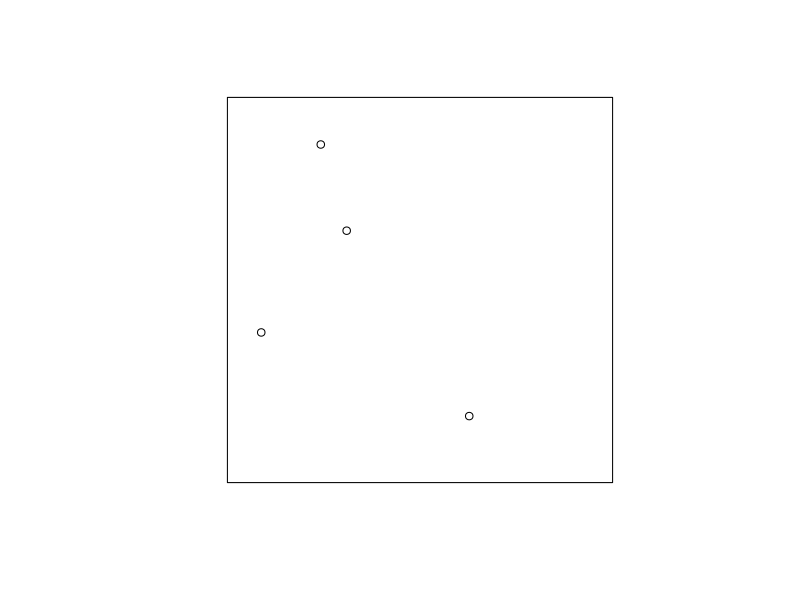
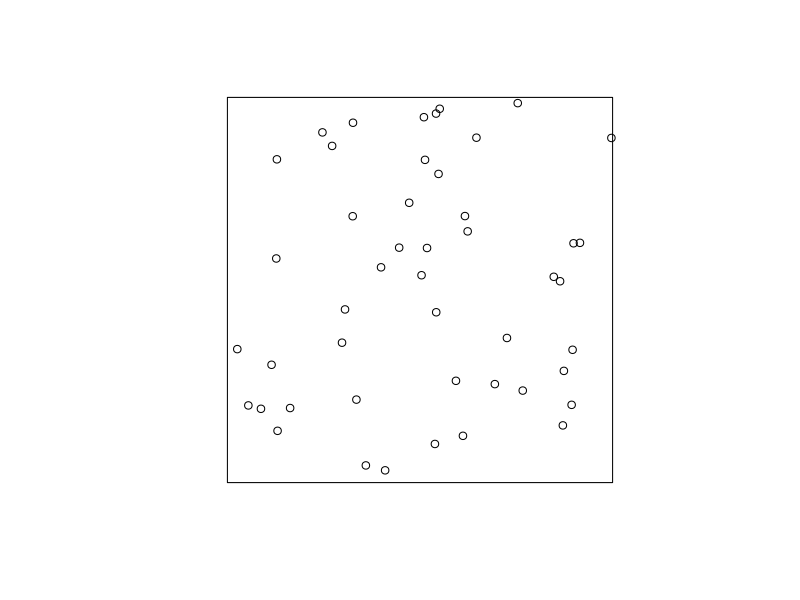
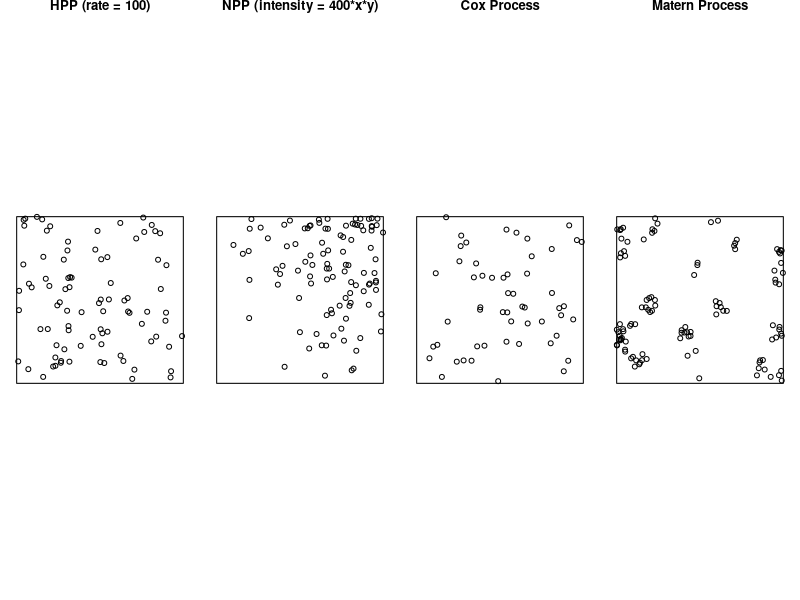
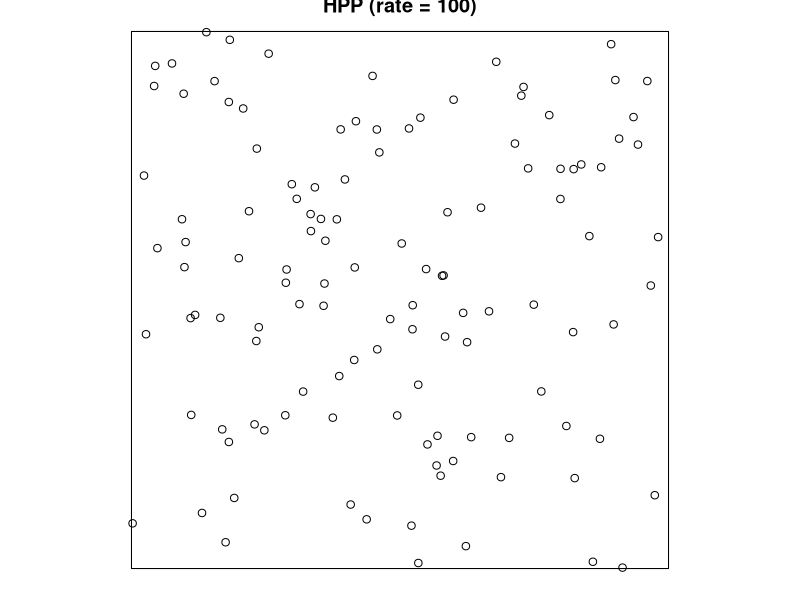
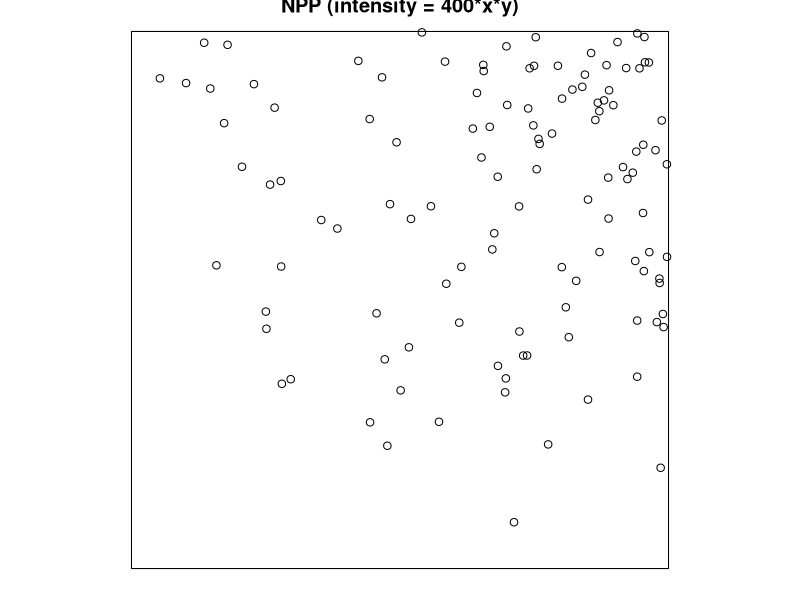
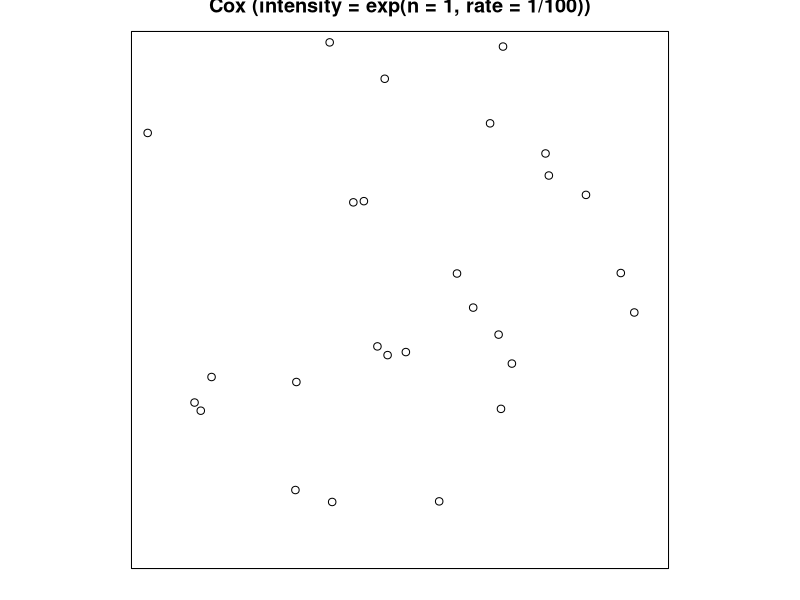
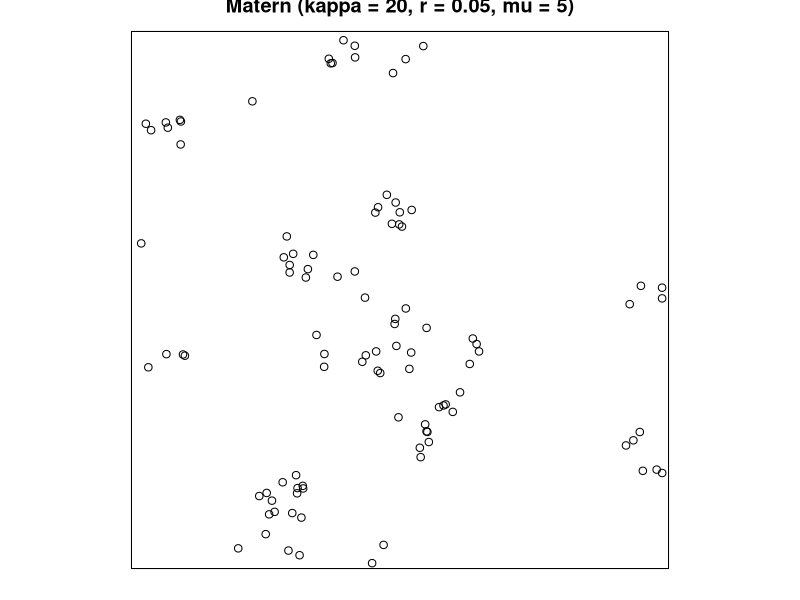
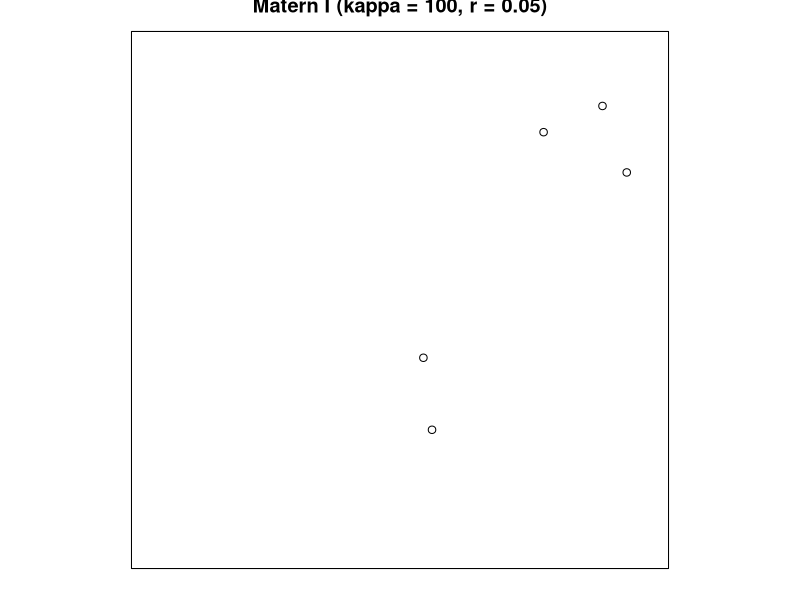

These figures' R source, in order:
## ---- chunk 1
library(spatstat)
library(tidyverse)
library(here)
library(mvtnorm)
## ---- chunk 2
# Cox?
#rmvnorm(1, c(0.5, 0.5))
## ---- chunk 3
# Cox?
#plot(rpoispp(lambda = function(x, y) 400*x*y, win = square(1)), main = "") #plot_2D_NPP
## ---- chunk 4
# Cox?
#fun <- function (x, y) x*y + rbeta(1, 1/5, 1/5)*400
plot(rpoispp(lambda = rbeta(1, 1/5, 1/5)*150, win = square(1)), main = "")
## ---- chunk 5
# Cox?
plot(rpoispp(lambda = rnorm(n = 1, 50, 0.05)), main = "") #plot_2D_Cox
## ---- chunk 6
set.seed(1234) 
par(mfrow=c(1, 4), mai = c(0.1, 0.1, 0.1, 0.1))

plot(rpoispp(lambda = 100, win=square(1)), main = "HPP (rate = 100)") #plot_2D_HPP
plot(rpoispp(lambda = function(x, y) 400*x*y, win = square(1)), main = "NPP (intensity = 400*x*y)") #plot_2D_NPP
plot(rpoispp(lambda = rexp(n = 1, rate = 1/100)), main = "Cox Process") #plot_2D_Cox
plot(rMatClust(kappa = 20, r = 0.05, mu = 5), main = "Matern Process") #plot_2D_Matern

#HPP (rate = 100)
#NPP (intensity = 400*x*y)
#Cox Process
#Matern Process
#Cox (intensity = exp(n = 1, rate = 1/100))
#Matern (kappa = 20, r = 0.05, mu = 5)
## ---- chunk 7
# Check to see how to use the function 
?rpoispp
# Check to see how this is written
#View(rpoispp)
## ---- chunk 8
# Plot a homogeneous Poisson process
# p.1334 of https://mran.microsoft.com/snapshot/2016-04-25/web/packages/spatstat/spatstat.pdf
# https://spatstat.org/SSAI2017/solutions/solution04.html

par(mfrow=c(1, 1))
plot_2D_HPP <- plot(rpoispp(lambda = 100, win=square(1)), main = "HPP (rate = 100)")
plot_2D_HPP
#plot(rpoispp(lambda = 50, win=square(1)),main = "HPP (rate = 50)")
#plot(rpoispp(lambda = 10, win=square(1)),main = "HPP (rate = 10)")
## ---- chunk 9
# Plot a nonhomogeneous Poisson process
# p.33 of https://spatstat.org/resources/spatstatJSSpaper.pdf

#lmbda_function <- function(x, y) 400*x 
#so that they have the same expected # of events but why ???

par(mfrow=c(1, 1))
plot_2D_NPP <- plot(rpoispp(lambda = function(x, y) 400*x*y, win=square(1)), main = "NPP (intensity = 400*x*y)")
plot_2D_NPP
#plot(rpoispp(lambda = function(x, y) 50*x, win=square(1)), main = "NPP (intensity = 50*x)")
#plot(rpoispp(lambda = function(x, y) 10*x, win=square(1)), main = "NPP (intensity = 10*x)")
## ---- chunk 10
# Plot a Cox process
# p.80 of https://darrylmcleod.com/wp-content/uploads/2016/06/Analysing-spatial-point-patterns-in-R.pdf

lmbda <- rexp(n = 1, rate = 1/100)
X <- rpoispp(lmbda)
plot(X, main = "Cox (intensity = exp(n = 1, rate = 1/100))")
## ---- chunk 11
?rMatClust
#kappa = intensity
#scale = radius of the clusters
#mu = mean # of points per cluster
## ---- chunk 12
plot_2D_Matern <- plot(rMatClust(kappa = 20, r = 0.05, mu = 5), main = "Matern (kappa = 20, r = 0.05, mu = 5)")
plot_2D_Matern
## ---- chunk 13
?rMaternII
# kappa = intensity
# r = inhibition distance
## ---- chunk 14
# Plot a Matern I process #Inhibition 
par(mfrow=c(1, 1))
plot(rMaternI(kappa = 100, r = 0.1), main = "Matern I (kappa = 100, r = 0.05)")
#plot(rMaternI(kappa = 50, r = 0.05), main = "Matern I (kappa = 50, r = 0.05)")
#plot(rMaternI(kappa = 10, r = 0.05), main = "Matern I (kappa = 10, r = 0.05)")
points <- rMaternI(kappa = 100, r = 0.07)
length(points)
pairdist(points)
min(pairdist(points)[upper.tri(pairdist(points))])
## ---- chunk 15
# Plot a Matern II process
par(mfrow=c(1, 1))
plot(rMaternII(kappa = 100, r = 0.05), main = "Matern II (kappa = 100, r = 0.05)")
#plot(rMaternII(kappa = 50, r = 0.05), main = "Matern II (kappa = 50, r = 0.05)")
#plot(rMaternII(kappa = 10, r = 0.05), main = "Matern II (kappa = 10, r = 0.05)")
## ---- chunk 16
# # Save out results
# write_rds(plot_2D_HPP, here("results", "plot_2D_HPP.jpeg"))
## ---- chunk 17
# # Error checking
# plot_2D_HPP <- readRDS(here("results", "plot_2D_HPP.jpeg"))
# plot_2D_HPP
